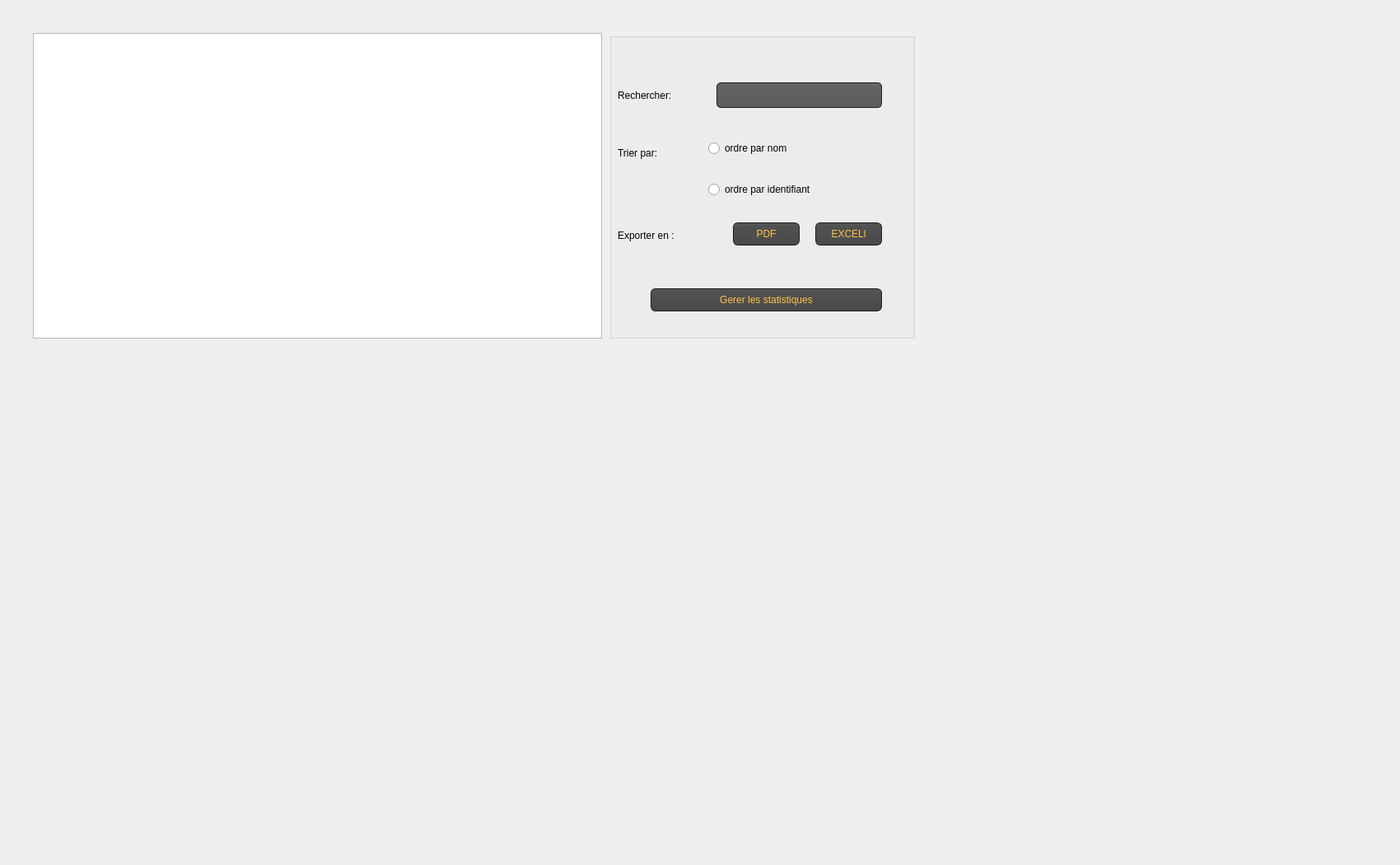
   <widget class="QWidget" name="tab_2">
    <attribute name="title">
     <string>Afficher la liste des formations</string>
    </attribute>
    <widget class="QTableView" name="tab_formation">
     <property name="geometry">
      <rect>
       <x>40</x>
       <y>40</y>
       <width>691</width>
       <height>371</height>
      </rect>
     </property>
    </widget>
    <widget class="QGroupBox" name="groupBox_3">
     <property name="geometry">
      <rect>
       <x>740</x>
       <y>40</y>
       <width>371</width>
       <height>371</height>
      </rect>
     </property>
     <property name="title">
      <string/>
     </property>
     <widget class="QLabel" name="label_16">
      <property name="geometry">
       <rect>
        <x>10</x>
        <y>40</y>
        <width>171</width>
        <height>71</height>
       </rect>
      </property>
      <property name="styleSheet">
       <string notr="true">font: 12pt &quot;MS Shell Dlg 2&quot;;

</string>
      </property>
      <property name="text">
       <string>Rechercher:</string>
      </property>
     </widget>
     <widget class="QLabel" name="label_17">
      <property name="geometry">
       <rect>
        <x>10</x>
        <y>110</y>
        <width>171</width>
        <height>71</height>
       </rect>
      </property>
      <property name="styleSheet">
       <string notr="true">font: 12pt &quot;MS Shell Dlg 2&quot;;

</string>
      </property>
      <property name="text">
       <string>Trier par:</string>
      </property>
     </widget>
     <widget class="QRadioButton" name="radioButton">
      <property name="geometry">
       <rect>
        <x>120</x>
        <y>130</y>
        <width>151</width>
        <height>20</height>
       </rect>
      </property>
      <property name="styleSheet">
       <string notr="true">font: 10pt &quot;MS Shell Dlg 2&quot;;</string>
      </property>
      <property name="text">
       <string>ordre par nom</string>
      </property>
     </widget>
     <widget class="QRadioButton" name="radioButton_2">
      <property name="geometry">
       <rect>
        <x>120</x>
        <y>180</y>
        <width>191</width>
        <height>20</height>
       </rect>
      </property>
      <property name="styleSheet">
       <string notr="true">font: 10pt &quot;MS Shell Dlg 2&quot;;</string>
      </property>
      <property name="text">
       <string>ordre par identifiant</string>
      </property>
     </widget>
     <widget class="QLineEdit" name="la_recherche">
      <property name="geometry">
       <rect>
        <x>130</x>
        <y>60</y>
        <width>201</width>
        <height>31</height>
       </rect>
      </property>
      <property name="styleSheet">
       <string notr="true">QLineEdit
{
color: #ffc34a;
    background-color: QLinearGradient( x1: 0, y1: 0, x2: 0, y2: 1, stop: 0 #ffc34a, stop: 0 #646464, stop: 1 #5d5d5d);
    padding: 1px;
    border-style: solid;
    border: 1px solid #1e1e1e;
    border-radius: 5;
}</string>
      </property>
     </widget>
     <widget class="QPushButton" name="pb_pdf">
      <property name="geometry">
       <rect>
        <x>150</x>
        <y>230</y>
        <width>81</width>
        <height>28</height>
       </rect>
      </property>
      <property name="styleSheet">
       <string notr="true">QPushButton
{
    color: #ffc34a;
    background-color: QLinearGradient( x1: 0, y1: 0, x2: 0, y2: 1, stop: 0 #565656, stop: 0.1 #525252, stop: 0.5 #4e4e4e, stop: 0.9 #4a4a4a, stop: 1 #464646);
    border-width: 1px;
    border-color: #1e1e1e;
    border-style: solid;
    border-radius: 6;
    padding: 3px;
    font-size: 12px;
    padding-left: 5px;
    padding-right: 5px;
}

QPushButton:pressed
{
    background-color: QLinearGradient( x1: 0, y1: 0, x2: 0, y2: 1, stop: 0 #2d2d2d, stop: 0.1 #2b2b2b, stop: 0.5 #292929, stop: 0.9 #282828, stop: 1 #252525);
}</string>
      </property>
      <property name="text">
       <string>PDF</string>
      </property>
     </widget>
     <widget class="QLabel" name="label_18">
      <property name="geometry">
       <rect>
        <x>10</x>
        <y>210</y>
        <width>171</width>
        <height>71</height>
       </rect>
      </property>
      <property name="styleSheet">
       <string notr="true">font: 12pt &quot;MS Shell Dlg 2&quot;;

</string>
      </property>
      <property name="text">
       <string>Exporter en :</string>
      </property>
     </widget>
     <widget class="QPushButton" name="pb_stat">
      <property name="geometry">
       <rect>
        <x>50</x>
        <y>310</y>
        <width>281</width>
        <height>28</height>
       </rect>
      </property>
      <property name="styleSheet">
       <string notr="true">
QPushButton
{
    color: #ffc34a;
    background-color: QLinearGradient( x1: 0, y1: 0, x2: 0, y2: 1, stop: 0 #565656, stop: 0.1 #525252, stop: 0.5 #4e4e4e, stop: 0.9 #4a4a4a, stop: 1 #464646);
    border-width: 1px;
    border-color: #1e1e1e;
    border-style: solid;
    border-radius: 6;
    padding: 3px;
    font-size: 12px;
    padding-left: 5px;
    padding-right: 5px;
}

QPushButton:pressed
{
    background-color: QLinearGradient( x1: 0, y1: 0, x2: 0, y2: 1, stop: 0 #2d2d2d, stop: 0.1 #2b2b2b, stop: 0.5 #292929, stop: 0.9 #282828, stop: 1 #252525);
}</string>
      </property>
      <property name="text">
       <string>Gerer les statistiques</string>
      </property>
     </widget>
     <widget class="QPushButton" name="pb_excel">
      <property name="geometry">
       <rect>
        <x>250</x>
        <y>230</y>
        <width>81</width>
        <height>28</height>
       </rect>
      </property>
      <property name="styleSheet">
       <string notr="true">QPushButton
{
    color: #ffc34a;
    background-color: QLinearGradient( x1: 0, y1: 0, x2: 0, y2: 1, stop: 0 #565656, stop: 0.1 #525252, stop: 0.5 #4e4e4e, stop: 0.9 #4a4a4a, stop: 1 #464646);
    border-width: 1px;
    border-color: #1e1e1e;
    border-style: solid;
    border-radius: 6;
    padding: 3px;
    font-size: 12px;
    padding-left: 5px;
    padding-right: 5px;
}

QPushButton:pressed
{
    background-color: QLinearGradient( x1: 0, y1: 0, x2: 0, y2: 1, stop: 0 #2d2d2d, stop: 0.1 #2b2b2b, stop: 0.5 #292929, stop: 0.9 #282828, stop: 1 #252525);
}</string>
      </property>
      <property name="text">
       <string>EXCELl</string>
      </property>
     </widget>
    </widget>
    <widget class="QLabel" name="label_13">
     <property name="geometry">
      <rect>
       <x>-130</x>
       <y>-60</y>
       <width>1691</width>
       <height>1041</height>
      </rect>
     </property>
     <property name="text">
      <string/>
     </property>
     <property name="pixmap">
      <pixmap>../../wallpaperflare.com_wallpaper (1) (1).png</pixmap>
     </property>
    </widget>
    <widget class="QLabel" name="label_39">
     <property name="geometry">
      <rect>
       <x>-40</x>
       <y>-15</y>
       <width>1201</width>
       <height>751</height>
      </rect>
     </property>
     <property name="text">
      <string/>
     </property>
     <property name="pixmap">
      <pixmap>../wallpaperflare.com_wallpaper (1) (1).png</pixmap>
     </property>
    </widget>
    <zorder>label_39</zorder>
    <zorder>label_13</zorder>
    <zorder>tab_formation</zorder>
    <zorder>groupBox_3</zorder>
   </widget>
